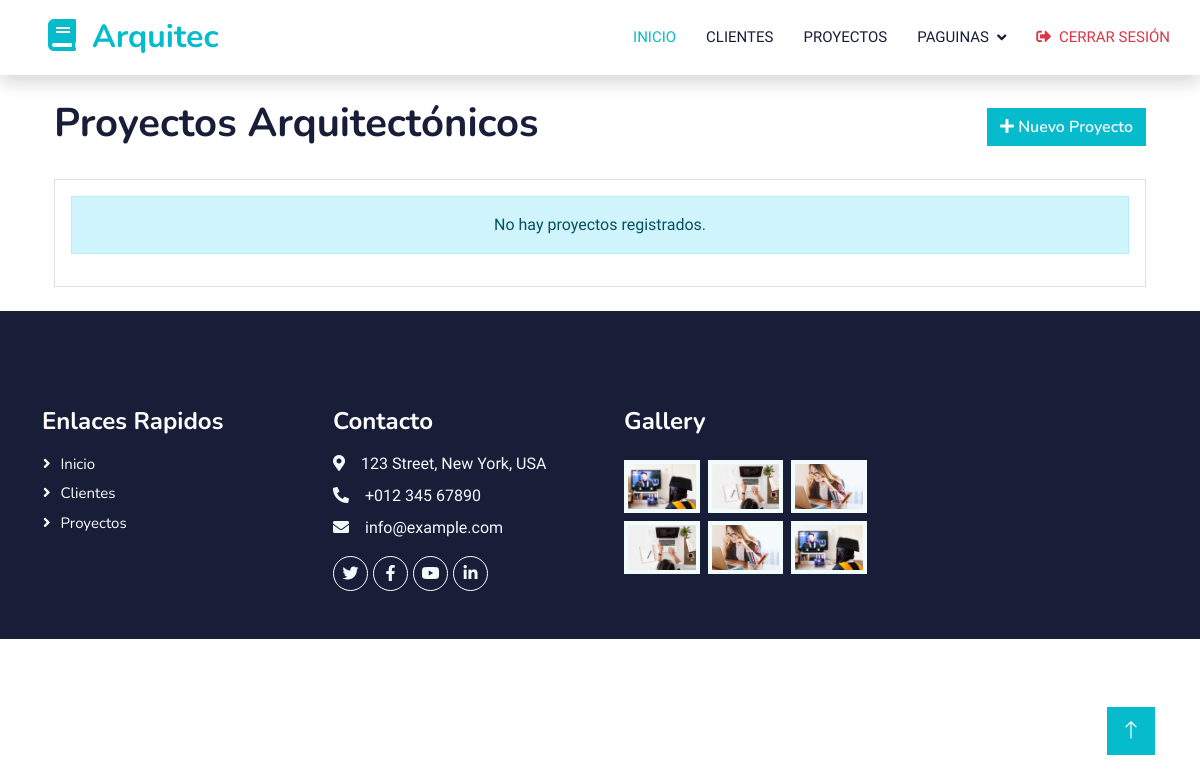
The page /proyectos/ on the database as committed earlier.
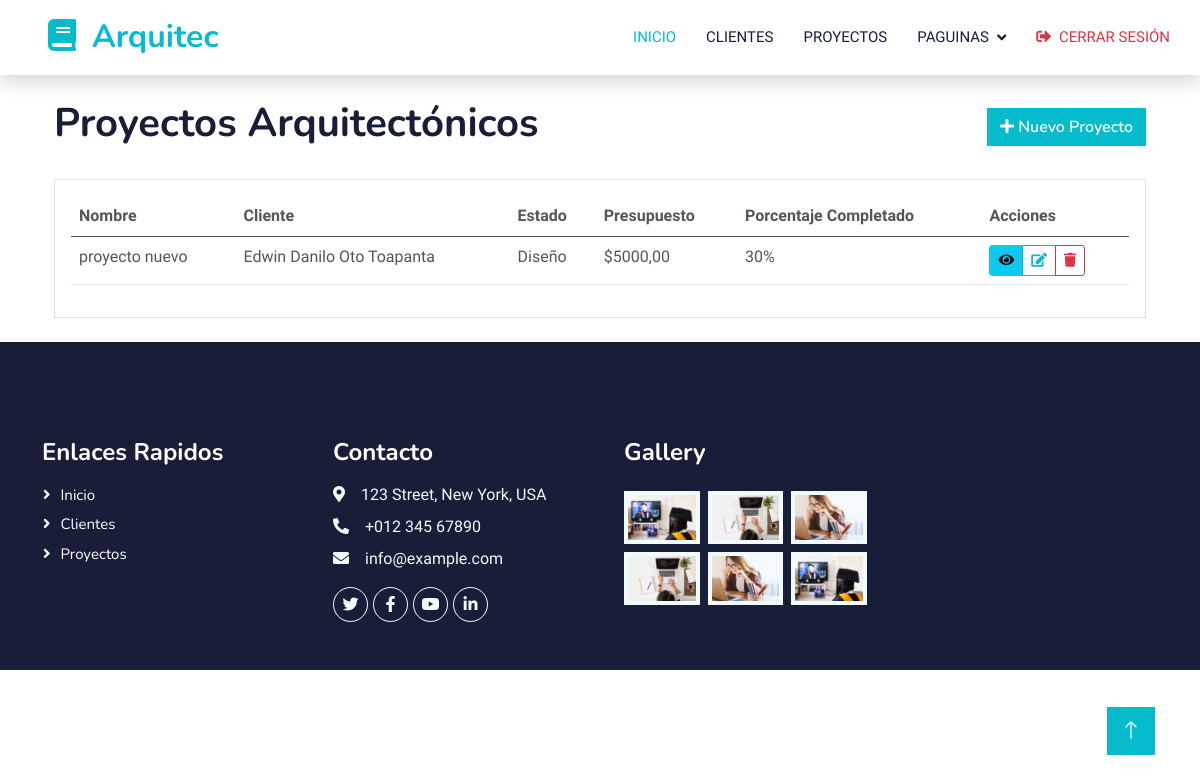
The same page on the database as committed later.
### Aplicaciones/Funcion/models.py (models this page shows, shortened)
class Proyecto(models.Model):
    ESTADO_CHOICES = [
        ('planificacion', 'Planificación'),
        ('diseno', 'Diseño'),
        ('construccion', 'Construcción'),
        ('terminado', 'Terminado'),
        ('pausado', 'Pausado'),
    ]
    nombre = models.CharField(max_length=200)
    descripcion = models.TextField()
    cliente = models.ForeignKey('Cliente', on_delete=models.CASCADE, related_name='proyectos')
    fecha_inicio = models.DateField()
    fecha_fin_estimada = models.DateField()
    fecha_fin_real = models.DateField(null=True, blank=True)
    presupuesto = models.DecimalField(max_digits=10, decimal_places=2)
    estado = models.CharField(max_length=20, choices=ESTADO_CHOICES, default='planificacion')
    ubicacion = models.CharField(max_length=255)
    metros_cuadrados = models.IntegerField()
    fecha_creacion = models.DateTimeField(default=timezone.now)
    fecha_actualizacion = models.DateTimeField(auto_now=True)
    def porcentaje_completado(self):
        if self.estado == 'terminado':
            return 100
        elif self.estado == 'planificacion':
            return 10
        elif self.estado == 'diseno':
            return 30
        elif self.estado == 'construccion':
            return 70
        else:
            return 0

class Cliente(models.Model):
    nombre = models.CharField(max_length=100)
    apellido = models.CharField(max_length=100)
    correo = models.EmailField(unique=True)
    telefono = models.CharField(max_length=15)
    direccion = models.TextField(blank=True, null=True)
    fecha_registro = models.DateField(auto_now_add=True)

### Aplicaciones/Funcion/views.py (the view)
# urls.py: path('proyectos/', views.ProyectoListView.as_view(), name='proyecto_list'),
class ProyectoListView(ListView):
    model = Proyecto
    template_name = 'proyecto_list.html'
    context_object_name = 'proyectos'
    def get_queryset(self):
        queryset = super().get_queryset()
        cliente_id = self.request.GET.get('cliente')
        if cliente_id:
            queryset = queryset.filter(cliente_id=cliente_id)
        return queryset

### Aplicaciones/Funcion/templates/proyecto_list.html (shortened to what this page needs)
{% extends 'plantilla.html' %}
{% load static %}
{% block contenido %}
<div class="container py-4">
    <div class="d-flex justify-content-between align-items-center mb-4">
        <h1>Proyectos Arquitectónicos</h1>
        <a href="{% url 'proyecto_create' %}" class="btn btn-primary">
            <i class="fas fa-plus"></i> Nuevo Proyecto
        </a>
    </div>
    <div class="card">
        <div class="card-body">
            {% if proyectos %}
            <div class="table-responsive">
                <table id="tablaProyectos" class="table table-hover">
                    <thead>
                        <tr>
                            <th>Nombre</th>
                            <th>Cliente</th>
                            <th>Estado</th>
                            <th>Presupuesto</th>
                            <th>Porcentaje Completado</th>
                            <th>Acciones</th>
                        </tr>
                    </thead>
                    <tbody>
                        {% for proyecto in proyectos %}
                            <tr>
                                <td>{{ proyecto.nombre }}</td>
                                <td>{{ proyecto.cliente.nombre }} {{ proyecto.cliente.apellido }}</td>
                                <td>{{ proyecto.get_estado_display }}</td>
                                <td>${{ proyecto.presupuesto }}</td>
                                <td>{{ proyecto.porcentaje_completado }}%</td>
                                <td>
                                    <div class="btn-group" role="group">
                                        <a href="{% url 'proyecto_detail' proyecto.pk %}" class="btn btn-sm btn-info"><i class="fas fa-eye"></i></a>
                                        <a href="{% url 'proyecto_update' proyecto.pk %}" class="btn btn-sm btn-outline-primary">
                                            <i class="fas fa-edit"></i>
                                        </a>
                                        <a href="javascript:void(0)" class="btn btn-sm btn-outline-danger"
                                           onclick="confirmarEliminacion('{% url 'proyecto_delete' proyecto.pk %}', '{{ proyecto.nombre }}')">
                                            <i class="fas fa-trash"></i>
                                        </a>
                                    </div>
                                </td>
                            </tr>
                        {% endfor %}
                    </tbody>
                </table>
            </div>
            {% else %}
            <div class="alert alert-info text-center">
                No hay proyectos registrados.
            </div>
            {% endif %}
        </div>
    </div>
</div>
{% endblock %}

### Aplicaciones/Funcion/templates/plantilla.html (shortened to what this page needs)
{% load static %}
<!DOCTYPE html>
<html lang="en">
<head>
    <link href="https://cdnjs.cloudflare.com/ajax/libs/font-awesome/5.10.0/css/all.min.css" rel="stylesheet">
    <link href="https://cdn.jsdelivr.net/npm/bootstrap-icons@1.4.1/font/bootstrap-icons.css" rel="stylesheet">
    <link href="{% static 'plantilla/lib/animate/animate.min.css' %}" rel="stylesheet">
    <link href="{% static 'plantilla/lib/owlcarousel/assets/owl.carousel.min.css' %}" rel="stylesheet">
    <link href="https://cdn.datatables.net/1.13.4/css/dataTables.bootstrap5.min.css" rel="stylesheet">
    <link href="https://cdn.datatables.net/buttons/2.3.6/css/buttons.bootstrap5.min.css" rel="stylesheet">
    <link href="{% static 'plantilla/css/bootstrap.min.css' %}" rel="stylesheet">
    <link href="{% static 'plantilla/css/style.css' %}" rel="stylesheet">
    <link href="https://cdnjs.cloudflare.com/ajax/libs/izitoast/1.4.0/css/iziToast.min.css" rel="stylesheet">
</head>
<body>
    <div class="wrapper">
        <div class="content-wrapper">
            {% block navbar %}
            <nav class="navbar navbar-expand-lg bg-white navbar-light shadow sticky-top p-0 w-100">
                <a href="{% url 'inicio' %}" class="navbar-brand d-flex align-items-center px-4 px-lg-5">
                    <h2 class="m-0 text-primary"><i class="fa fa-book me-3"></i>Arquitec</h2>
                </a>
                <div class="collapse navbar-collapse" id="navbarCollapse">
                    <div class="navbar-nav ms-auto p-4 p-lg-0">
                        <a href="{% url 'inicio' %}" class="nav-item nav-link active">Inicio</a>
                        <a href="{% url 'lista_clientes' %}" class="nav-item nav-link">Clientes</a>
                        <a href="{% url 'proyecto_list' %}" class="nav-item nav-link">Proyectos</a>
                        <div class="nav-item dropdown">
                            <a href="#" class="nav-link dropdown-toggle" data-bs-toggle="dropdown">Paguinas</a>
                        </div>
                        <a href="{% url 'logout' %}" class="nav-item nav-link text-danger">
                            <i class="fas fa-sign-out-alt me-1"></i> Cerrar sesión
                        </a>
                </div>
            </nav>
            {% endblock %}
            <div class="container-fluid p-0">
                <div class="row w-100 m-0">
                    <main class="col-12 p-0 content">
                        <div class="content-block">
                            {% block contenido %}
                            {% endblock %}
                        </div>
                    </main>
                </div>
            </div>
        </div>
        <div class="footer-wrapper">
            {% block footer %}
            <div class="container-fluid bg-dark text-light footer pt-5 wow fadeIn" data-wow-delay="0.1s">
                <div class="container py-5">
                    <div class="row g-5">
                        <div class="col-lg-3 col-md-6">
                            <h4 class="text-white mb-3">Enlaces Rapidos </h4>
                            <a class="btn btn-link" href="{% url 'inicio' %}">Inicio</a>
                            <a class="btn btn-link" href="{% url 'lista_clientes' %}">Clientes</a>
                            <a class="btn btn-link" href="{% url 'proyecto_list' %}">Proyectos</a>
                        </div>
                        <div class="col-lg-3 col-md-6">
                            <h4 class="text-white mb-3">Contacto</h4>
                            <p class="mb-2"><i class="fa fa-map-marker-alt me-3"></i>123 Street, New York, USA</p>
                            <p class="mb-2"><i class="fa fa-phone-alt me-3"></i>+012 345 67890</p>
                            <p class="mb-2"><i class="fa fa-envelope me-3"></i>info@example.com</p>
                            <div class="d-flex pt-2">
                                <a class="btn btn-outline-light btn-social" href=""><i
                                        class="fab fa-twitter"></i></a>
                                <a class="btn btn-outline-light btn-social" href=""><i
                                        class="fab fa-facebook-f"></i></a>
                                <a class="btn btn-outline-light btn-social" href=""><i class="fab fa-youtube"></i></a>
                                <a class="btn btn-outline-light btn-social" href=""><i
                                        class="fab fa-linkedin-in"></i></a>
                            </div>
                        </div>
                        <div class="col-lg-3 col-md-6">
                            <h4 class="text-white mb-3">Gallery</h4>
                            <div class="row g-2 pt-2">
                                <div class="col-4">
                                    <img class="img-fluid bg-light p-1" src="{% static 'plantilla/img/course-1.jpg' %}"
                                        alt="">
                                </div>
                                <div class="col-4">
                                    <img class="img-fluid bg-light p-1" src="{% static 'plantilla/img/course-2.jpg' %}"
                                        alt="">
                                </div>
                                <div class="col-4">
                                    <img class="img-fluid bg-light p-1" src="{% static 'plantilla/img/course-3.jpg' %}"
                                        alt="">
                                </div>
                                <div class="col-4">
                                    <img class="img-fluid bg-light p-1" src="{% static 'plantilla/img/course-2.jpg' %}"
                                        alt="">
                                </div>
                                <div class="col-4">
                                    <img class="img-fluid bg-light p-1" src="{% static 'plantilla/img/course-3.jpg' %}"
                                        alt="">
                                </div>
                                <div class="col-4">
                                    <img class="img-fluid bg-light p-1" src="{% static 'plantilla/img/course-1.jpg' %}"
                                        alt="">
                                </div>
                            </div>
                        </div>
                    </div>
                </div>
            </div>
            {% endblock %}
        </div>
    </div>
     <a href="#" class="btn btn-lg btn-primary btn-lg-square back-to-top"><i class="bi bi-arrow-up"></i></a>
</body>
</html>

### Arquitectura/static/plantilla/css/style.css (style rules this page uses)
:root { --primary: #06BBCC; --light: #F0FBFC; --dark: #181d38; }
.back-to-top { position: fixed; display: none; right: 45px; bottom: 45px; z-index: 99; }
.btn { font-family: 'Nunito', sans-serif; font-weight: 600; transition: .5s; }
.btn.btn-primary, .btn.btn-secondary { color: #FFFFFF; }
.btn-lg-square { width: 48px; height: 48px; }
.btn-square, .btn-sm-square, .btn-lg-square { padding: 0; display: flex; align-items: center; justify-content: center; font-weight: normal; border-radius: 0px; }
.navbar .dropdown-toggle::after { border: none; content: "\f107"; font-family: "Font Awesome 5 Free"; font-weight: 900; vertical-align: middle; margin-left: 8px; }
.navbar-light .navbar-nav .nav-link { margin-right: 30px; padding: 25px 0; color: #FFFFFF; font-size: 15px; text-transform: uppercase; outline: none; }
.navbar-light .navbar-nav .nav-link:hover, .navbar-light .navbar-nav .nav-link.active { color: var(--primary); }
.navbar-light .navbar-brand, .navbar-light a.btn { height: 75px; }
.navbar-light .navbar-nav .nav-link { color: var(--dark); font-weight: 500; }
.navbar-light.sticky-top { top: -100px; transition: .5s; }
.footer .btn.btn-social { margin-right: 5px; width: 35px; height: 35px; display: flex; align-items: center; justify-content: center; color: var(--light); font-weight: normal; border: 1px solid #FFFFFF; border-radius: 35px; transition: .3s; }
.footer .btn.btn-link { display: block; margin-bottom: 5px; padding: 0; text-align: left; color: #FFFFFF; font-size: 15px; font-weight: normal; text-transform: capitalize; transition: .3s; }
.footer .btn.btn-link::before { position: relative; content: "\f105"; font-family: "Font Awesome 5 Free"; font-weight: 900; margin-right: 10px; }

Rows that differ between the two databases and show on the page:
added Proyecto: nombre "proyecto nuevo", cliente.nombre "Edwin Danilo", cliente.apellido "Oto Toapanta", estado "Diseño", presupuesto "5000,00", porcentaje_completado "30"
Other text that changed with them:
text no longer shown: "No hay proyectos registrados."
text now shown: "Nombre Cliente Estado Presupuesto Porcentaje Completado Acciones"
